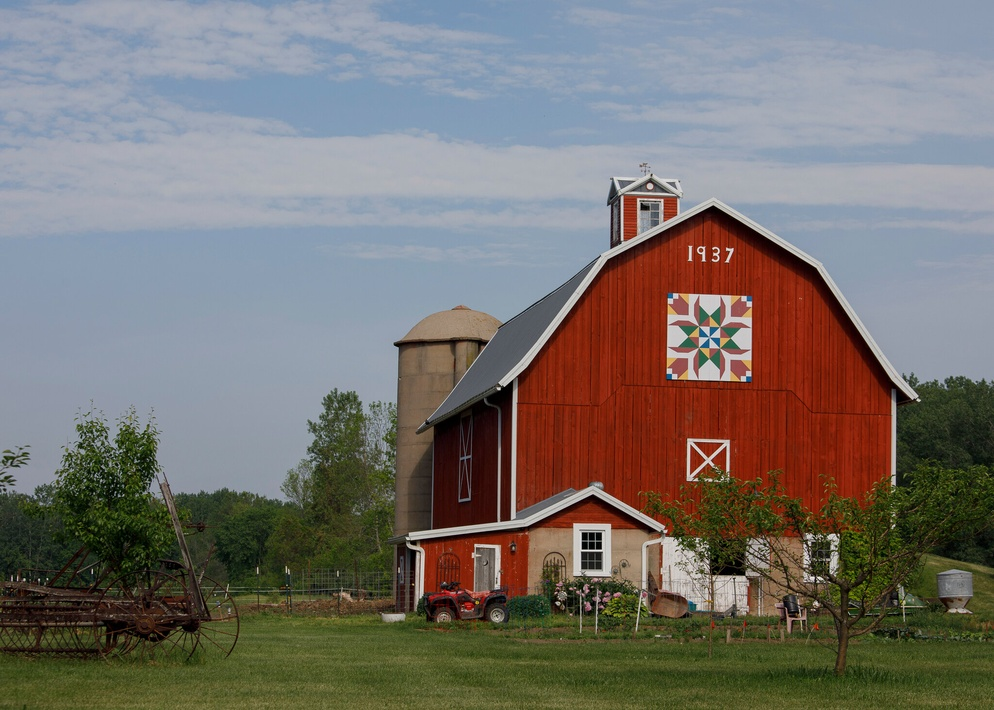
#> input picture input/barn.jpg, 994 x 710 px, shrunk from 2048 x 1463 before the run, given in place of the camera
$ python track.py   (older library calls are emulated)
#> lines starting #> are read from the running program, lines starting #| are printed output that depends on the picture; after the words box and inside, x2 and y2 are one past the last pixel; in counts of white or black regions, pixels touching at a corner belong together
import cv2
import numpy as np
import time

# optional param for input file path. Defaults to webcam otherwise.
def get_frame(source_name=''):
#> called with source_name = ''
	if source_name!='':
		return cv2.imread(source_name)
	else:
		return cv2.VideoCapture(0).read()[1]
#> returned value is the input picture: shape (710, 994, 3); mean B, G, R 108.8, 113.4, 118

def process_frame(img):
	# Convert to graycsale
	img_gray = cv2.cvtColor(img, cv2.COLOR_BGR2GRAY)
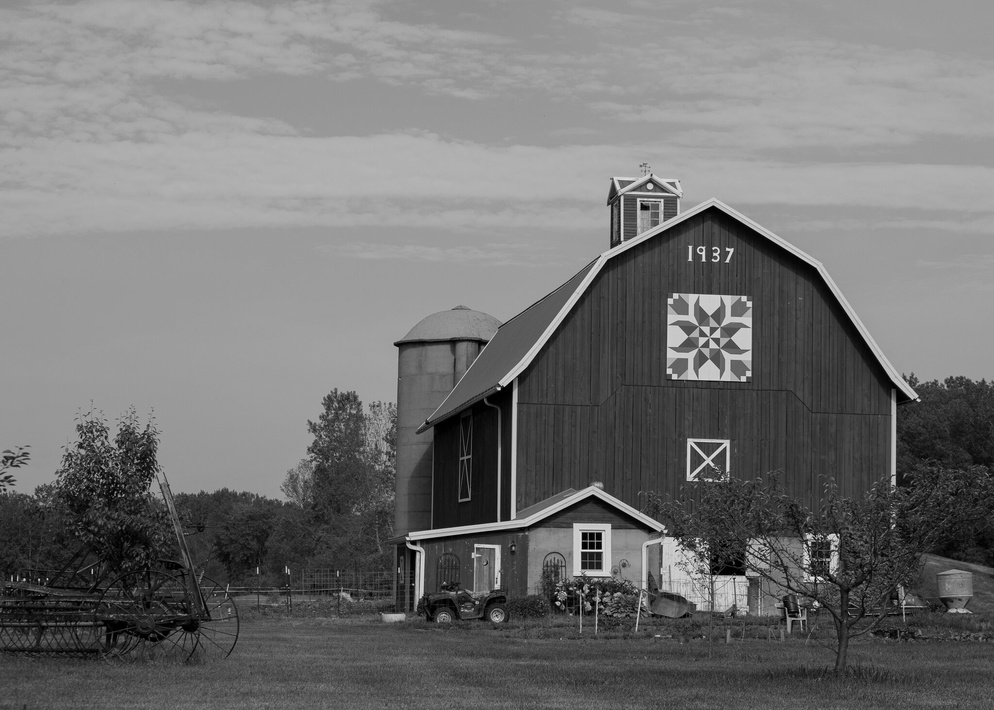
#> img_gray: shape (710, 994); min 0, max 241, mean 114.3
	# Blur the image for better edge detection
	img_blur = cv2.GaussianBlur(img_gray, (3,3), 0)

	# Sobel Edge Detection
	sobelx = cv2.Sobel(src=img_blur, ddepth=cv2.CV_64F, dx=1, dy=0, ksize=5) # Sobel Edge Detection on the X axis
	sobely = cv2.Sobel(src=img_blur, ddepth=cv2.CV_64F, dx=0, dy=1, ksize=5) # Sobel Edge Detection on the Y axis
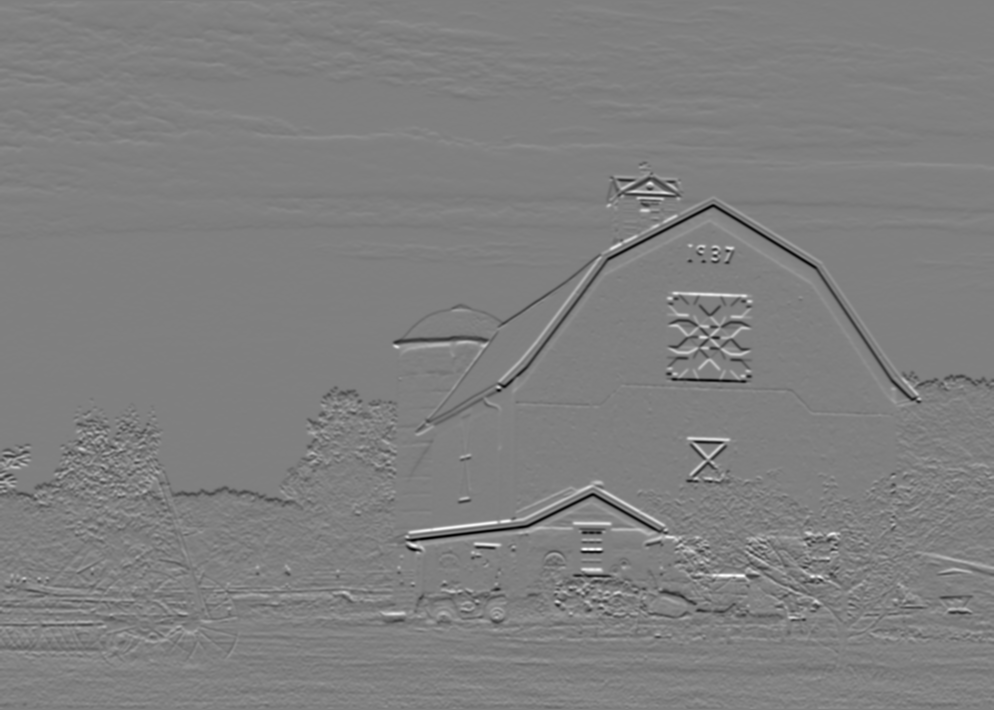
#> sobely: shape (710, 994) float64; min -7264, max 7211, mean -11.8; drawn with min black and max white
	sobelxy = cv2.Sobel(src=img_blur, ddepth=cv2.CV_64F, dx=1, dy=1, ksize=5) # Combined X and Y Sobel Edge Detection
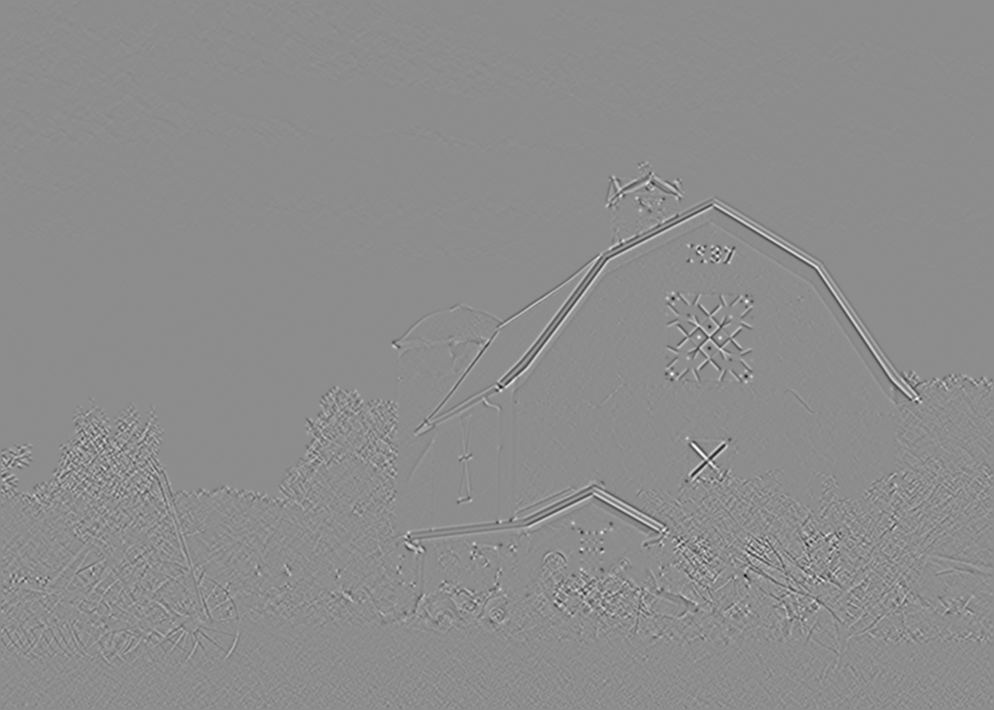
#> sobelxy: shape (710, 994) float64; min -1905, max 1536, mean 0; drawn with min black and max white
	# Display Sobel Edge Detection Images
	cv2.imshow('Sobel X', sobelx)
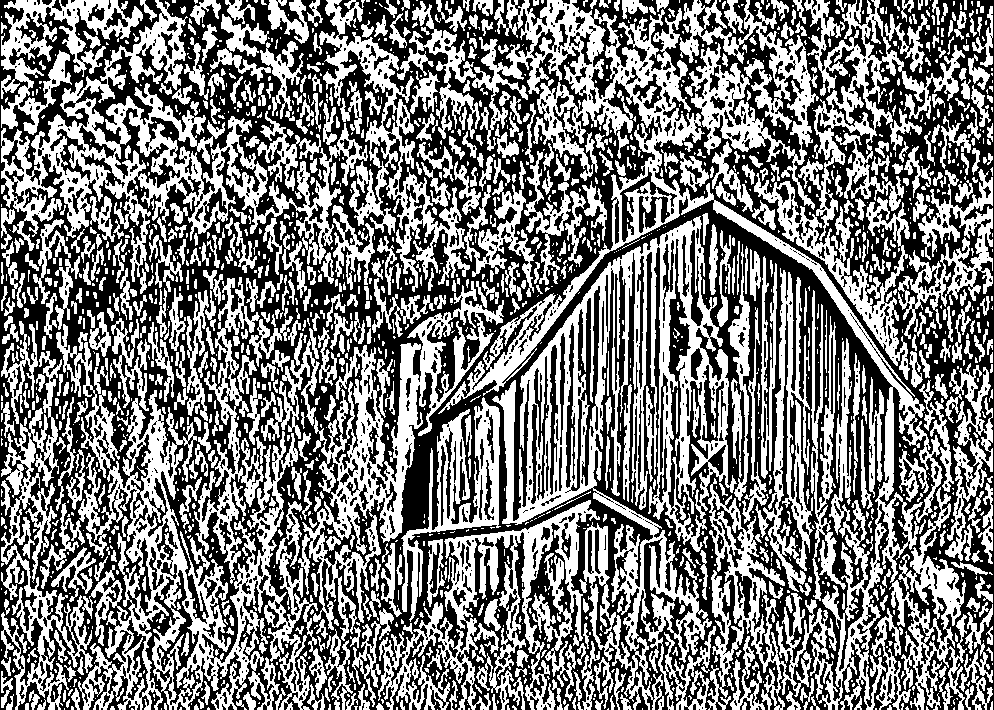
#> window 'Sobel X': shape (710, 994); 48.4% white; 1873 white regions (1131 under 20 px), largest, box (x1, y1, x2, y2) and area: (397, 0, 943, 710) 43862, (492, 216, 737, 710) 35417, (56, 324, 327, 710) 27509
	cv2.waitKey(0)
	cv2.imshow('Sobel Y', sobely)
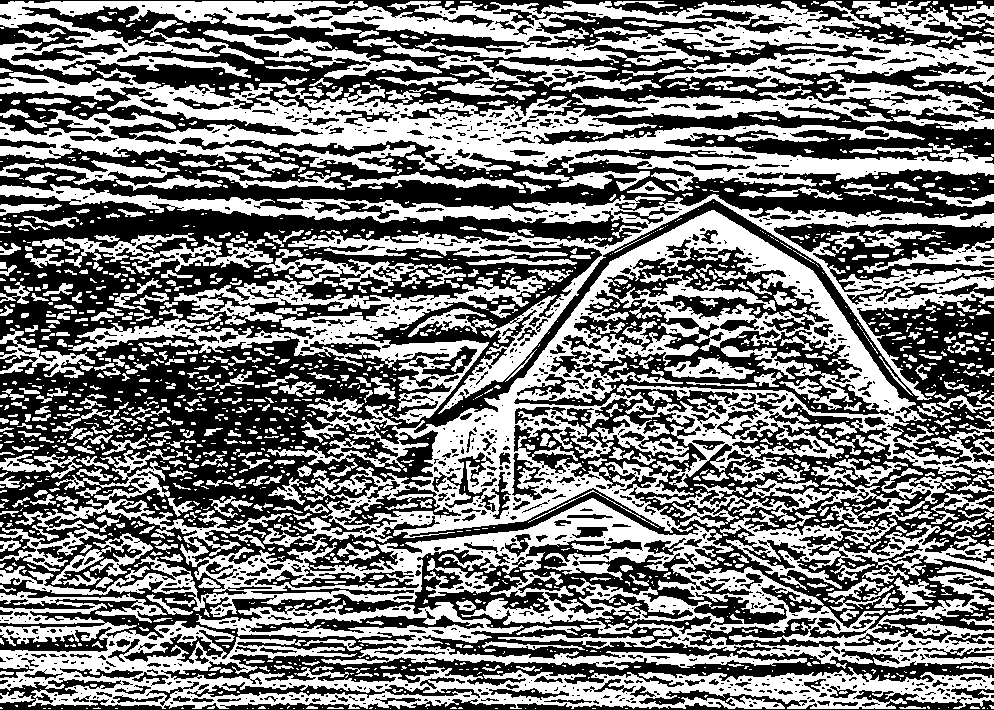
#> window 'Sobel Y': shape (710, 994); 47.9% white; 1828 white regions (1232 under 20 px), largest, box (x1, y1, x2, y2) and area: (0, 210, 994, 669) 104163, (0, 68, 994, 191) 39662, (0, 1, 994, 87) 30677
	cv2.waitKey(0)
	cv2.imshow('Sobel X Y using Sobel() function', sobelxy)
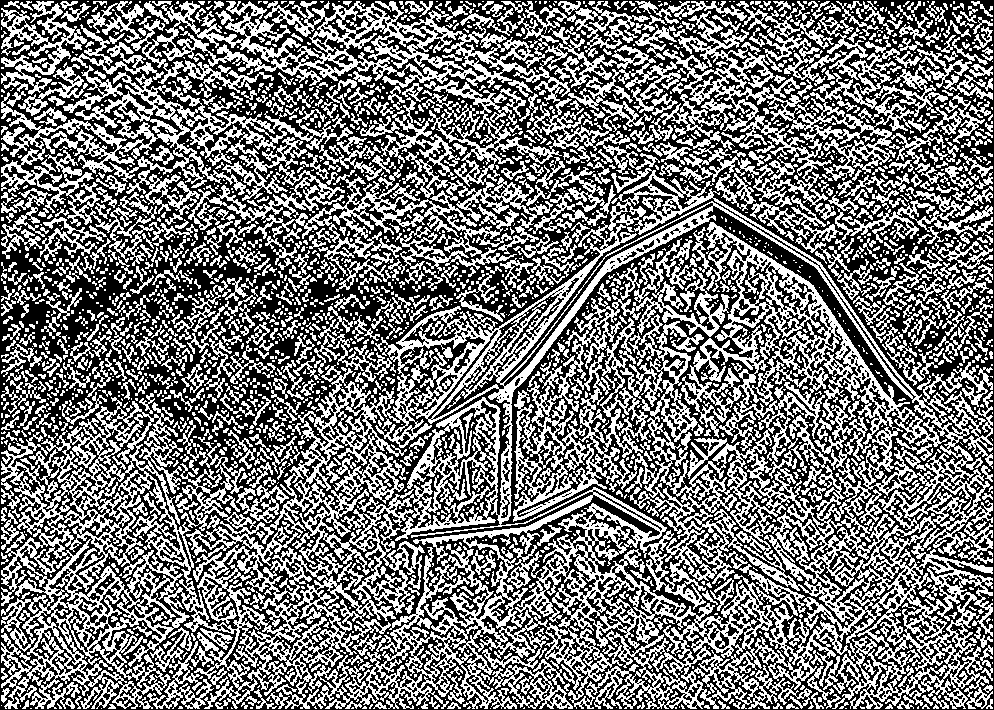
#> window 'Sobel X Y using Sobel() functi': shape (710, 994); 46.2% white in thin lines or dots
	cv2.waitKey(0)


def run_camera():
	cam = cv2.VideoCapture(0)

	cv2.namedWindow("imcap")
	img_counter = 0

	while True:
		ret, frame = cam.read()
		if not ret:
			print("failed to grab frame")
			break
		keypress = cv2.waitKey(1)
		if keypress%256 == 27 or keypress&0xFF!=ord('q'):	# ESC or q pressed
			print("Escape hit, closing...")
			break
		elif keypress%256 == 32:	# SPACE pressed
			img_name = f"frames/opencv_frame_{img_counter}.png"
			cv2.imwrite(img_name, frame)
			print("{} written!".format(img_name))
			img_counter += 1

	cam.release()
	cv2.destroyAllWindows()

# img=get_frame('input/barn.jpg')	# swap out with single frame of video later
# run_camera()
img = get_frame()	# swap out with single frame of video later
process_frame(img)
# cv2.imshow('image',img)
# cv2.waitKey()
